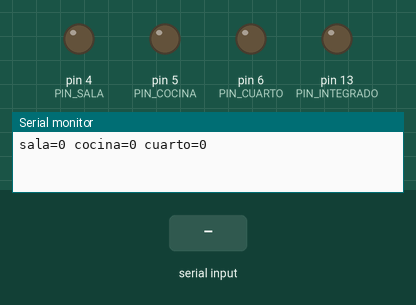
Bench run of a sketch on a simulated Arduino Uno, built with avr-gcc and run on an emulated ATmega328P. Shown: output pins drawn as LEDs (lit = HIGH), the last lines printed to the serial monitor. The inputs (shaded band) are chosen by the test bench.

Above: at 1.2 s.
1.3 s: "S" received over Serial
At 2.5 s:
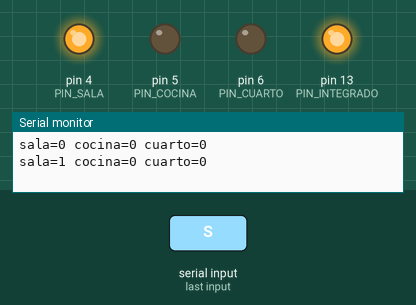
2.8 s: "C" received over the second serial link
At 3.8 s:
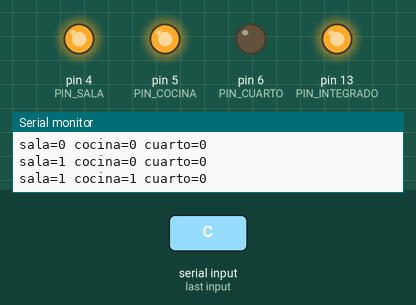
4.3 s: "s" received over Serial
At 5.0 s:
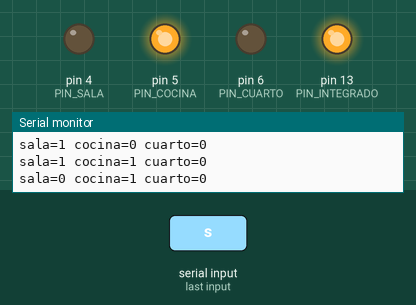
5.8 s: "Q" received over the second serial link
At 6.1 s:
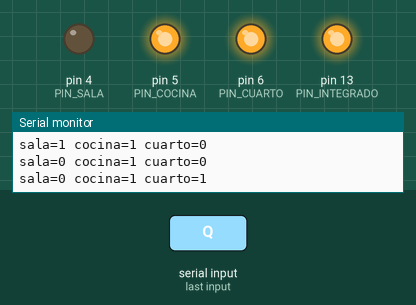
7.3 s: "c" received over Serial
At 8.5 s:
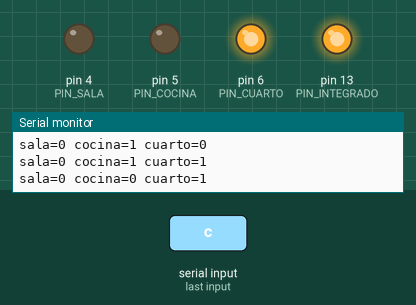
8.8 s: "S" received over the second serial link
At 9.6 s:
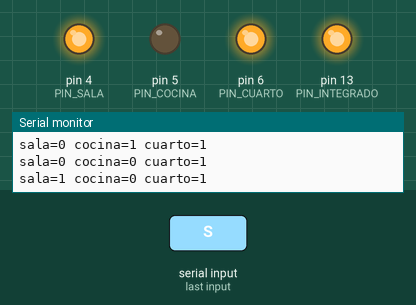
Timing chart, 0 to 11.3 s (numbered marks = the images above; inputs shaded):
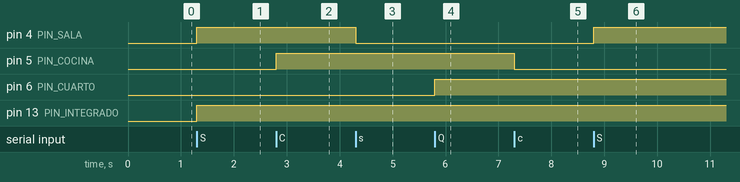

The sketch:

Lumi_Arduino.ino
```cpp
/*
  Lumi - 3 habitaciones (sala, cocina, cuarto) controladas desde la página web
  Las órdenes llegan por USB (Web Serial) o por Bluetooth BLE (módulo HM-10).

  Protocolo (9600 baudios), un carácter por orden:
    'S' / 's' -> sala    encender / apagar
    'C' / 'c' -> cocina  encender / apagar
    'Q' / 'q' -> cuarto  encender / apagar
    '1' / '0' -> todas   encender / apagar

  Conexiones (cada LED con su resistencia de 220-330 ohm hacia GND):
    D4 -> resistencia -> LED de la SALA   -> GND
    D5 -> resistencia -> LED de la COCINA -> GND
    D6 -> resistencia -> LED del CUARTO   -> GND
    D13 -> LED integrado: se enciende si hay alguna habitación encendida

  Módulo HM-10 (Bluetooth BLE):
    VCC  -> 5V
    GND  -> GND
    TXD  -> D2 (directo)
    RXD  <- D3, pasando por un divisor de voltaje:
            D3 -> 1 kOhm -> RXD del HM-10 -> 2 kOhm -> GND
    Los pines 0 y 1 quedan libres para el USB.

  RELÉ (opcional, segunda etapa): sigue el estado de la SALA.
  Está DESHABILITADO. Antes de activarlo revisa el módulo:
    - módulo: VCC -> 5V, GND -> GND, IN -> D7
    - si el módulo se activa con nivel BAJO, deja RELE_ACTIVO_EN_ALTO = false
  Úsalo solo con carga de bajo voltaje (LED de 5V/12V, tira LED, etc.)
  No conectes lámparas de la red eléctrica sin supervisión de un adulto con experiencia.
*/

#include <SoftwareSerial.h>

const int PIN_BT_RX = 2;  // el Arduino recibe aquí (va al TXD del HM-10)
const int PIN_BT_TX = 3;  // el Arduino envía aquí (va al RXD del HM-10, con divisor)
SoftwareSerial bluetooth(PIN_BT_RX, PIN_BT_TX);

const int PIN_SALA = 4;
const int PIN_COCINA = 5;
const int PIN_CUARTO = 6;
const int PIN_INTEGRADO = LED_BUILTIN;  // D13

const bool USAR_RELE = false;
const int PIN_RELE = 7;
const bool RELE_ACTIVO_EN_ALTO = false;  // la mayoría de módulos con optoacoplador se activan con LOW

bool sala = false, cocina = false, cuarto = false;

void escribirRele(bool encendido) {
  if (!USAR_RELE) return;
  bool nivel = RELE_ACTIVO_EN_ALTO ? encendido : !encendido;
  digitalWrite(PIN_RELE, nivel ? HIGH : LOW);
}

void aplicar() {
  digitalWrite(PIN_SALA, sala ? HIGH : LOW);
  digitalWrite(PIN_COCINA, cocina ? HIGH : LOW);
  digitalWrite(PIN_CUARTO, cuarto ? HIGH : LOW);
  digitalWrite(PIN_INTEGRADO, (sala || cocina || cuarto) ? HIGH : LOW);
  escribirRele(sala);

  // Informe de estado (se ve en el Monitor Serial)
  Serial.print("sala=");   Serial.print(sala);
  Serial.print(" cocina="); Serial.print(cocina);
  Serial.print(" cuarto="); Serial.println(cuarto);
}

// Interpreta un carácter. Devuelve true si era una orden válida.
bool procesar(char c) {
  switch (c) {
    case 'S': sala = true;  break;
    case 's': sala = false; break;
    case 'C': cocina = true;  break;
    case 'c': cocina = false; break;
    case 'Q': cuarto = true;  break;
    case 'q': cuarto = false; break;
    case '1': sala = cocina = cuarto = true;  break;
    case '0': sala = cocina = cuarto = false; break;
    default: return false;  // cualquier otro carácter (saltos de línea, etc.) se ignora
  }
  return true;
}

void setup() {
  pinMode(PIN_SALA, OUTPUT);
  pinMode(PIN_COCINA, OUTPUT);
  pinMode(PIN_CUARTO, OUTPUT);
  pinMode(PIN_INTEGRADO, OUTPUT);

  if (USAR_RELE) {
    // Primero fijamos el nivel "apagado" y después activamos el pin, para evitar un pulso al arrancar
    escribirRele(false);
    pinMode(PIN_RELE, OUTPUT);
    escribirRele(false);
  }

  Serial.begin(9600);     // USB
  bluetooth.begin(9600);  // HM-10 (viene de fábrica a 9600)
  aplicar();  // todo apagado al arrancar
}

void loop() {
  bool cambio = false;

  while (Serial.available() > 0) {     // órdenes por USB
    if (procesar(Serial.read())) cambio = true;
  }
  while (bluetooth.available() > 0) {  // órdenes por Bluetooth
    if (procesar(bluetooth.read())) cambio = true;
  }

  if (cambio) aplicar();
}
```

Measured:
- after the input at 1.3 s, pin 4 (PIN_SALA), pin 13 (PIN_INTEGRADO): LOW → HIGH at once
- after the input at 2.8 s, pin 5 (PIN_COCINA): LOW → HIGH at once
- after the input at 4.3 s, pin 4 (PIN_SALA): HIGH → LOW at once
- after the input at 5.8 s, pin 6 (PIN_CUARTO): LOW → HIGH at once
- after the input at 7.3 s, pin 5 (PIN_COCINA): HIGH → LOW at once
- after the input at 8.8 s, pin 4 (PIN_SALA): LOW → HIGH at once
